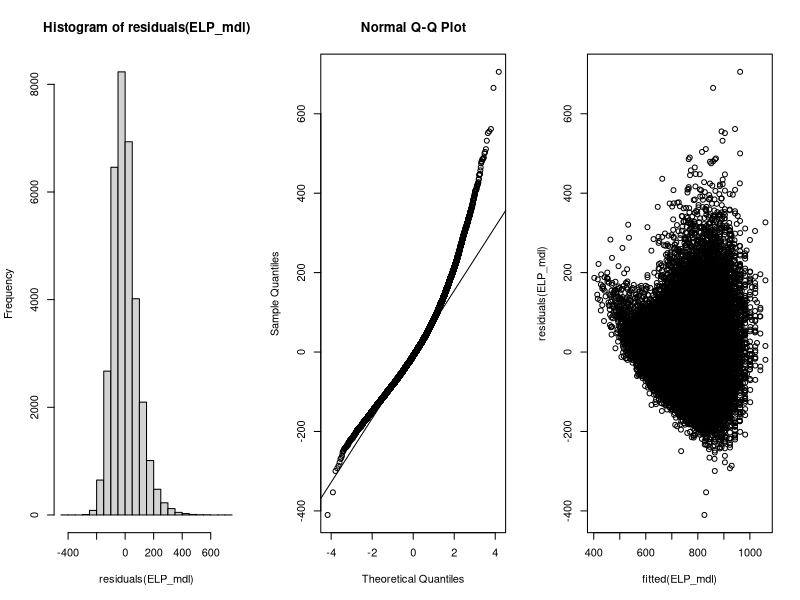
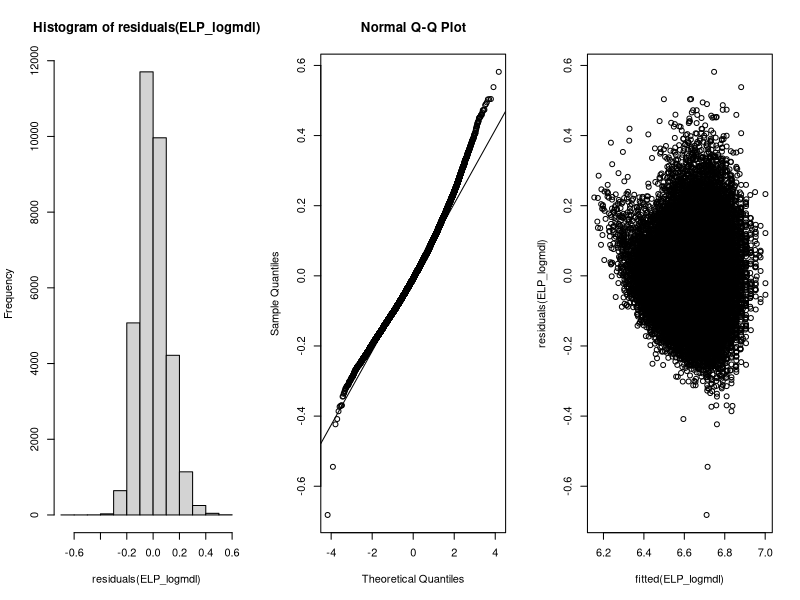

Write R code to recreate these figures, in order.
# Statistics for Linguits: An Introduction Using R
# Author: Bodo Winter
# Chapter 6 Solutions


# --------------------------------------------------------
# 6.7.1. Exercise 1:

# Load packages if you haven't done so already:

library(tidyverse)
library(broom)

# Load data:

ELP <- read_csv('ELP_full_length_frequency.csv')

# Check:

ELP

# Create model with two predictors:

ELP_mdl <- lm(RT ~ Log10Freq + length, data = ELP)

# Here, RT is regressed on frequency and length together.

# Check overall model performance:

glance(ELP_mdl)

# This model has quite a high R-squared. r ~= 0.49
# In plain English: About 50% of the variance in RTs ...
# ... is described by variation in frequency ...
# ... and word length.

# Check the coefficients of the model:

tidy(ELP_mdl)

# For each increase in log-frequency by 1, RTs ...
# ... drop by 70ms. If you are not a psycholinguist ...
# ... this may not mean much to you. But if you are ...
# ... a psycholinguist, you'd know that this is ...
# ... a BIG effect.

# Check variance inflation factors:

library(car)
vif(ELP_mdl)

# No problem whatsoever with VIFs. These are as ...
# ... close as it gets to 1.0.

# Check assumptions:

par(mfrow = c(1, 3))
hist(residuals(ELP_mdl))
qqnorm(residuals(ELP_mdl))
qqline(residuals(ELP_mdl))
plot(fitted(ELP_mdl), residuals(ELP_mdl))

# Q-Q plot: The residuals show clear positive skew...
# ...indicating a violation of the normality assumption.
# The residual plot shows clear heteroskedasticity.
# The "par()" command above sets up a plotting matrix ...
# ... with a row of 1 and 3 columns.

# Notice that I am using base R functions here ...
# ... which turns out to be a little easier.

# See whether log-transforming RT helps:
# Generate log RT response:

ELP <- mutate(ELP,
	LogRT = log(RT))

# Fit model with logRT:

ELP_logmdl <- lm(LogRT ~ Log10Freq + length, data = ELP)

# Check assumptions again:

par(mfrow = c(1, 3))
hist(residuals(ELP_logmdl))
qqnorm(residuals(ELP_logmdl))
qqline(residuals(ELP_logmdl))
plot(fitted(ELP_logmdl), residuals(ELP_logmdl))

# Slightly better, but still pretty bad.
# Commentary: Response times are often analyzed ...
# ... using ANOVAs, t-tests, or regression models ...
# ... all of which share a similar set of distributional ...
# ... assumptions. Log-transforming alleviates this.
# That said, there are more advanced approaches to ...
# ... modeling RTs using other distributions, such as ...
# ... the gamma distribution. These won't be discussed ...
# ... in this introductory book.


